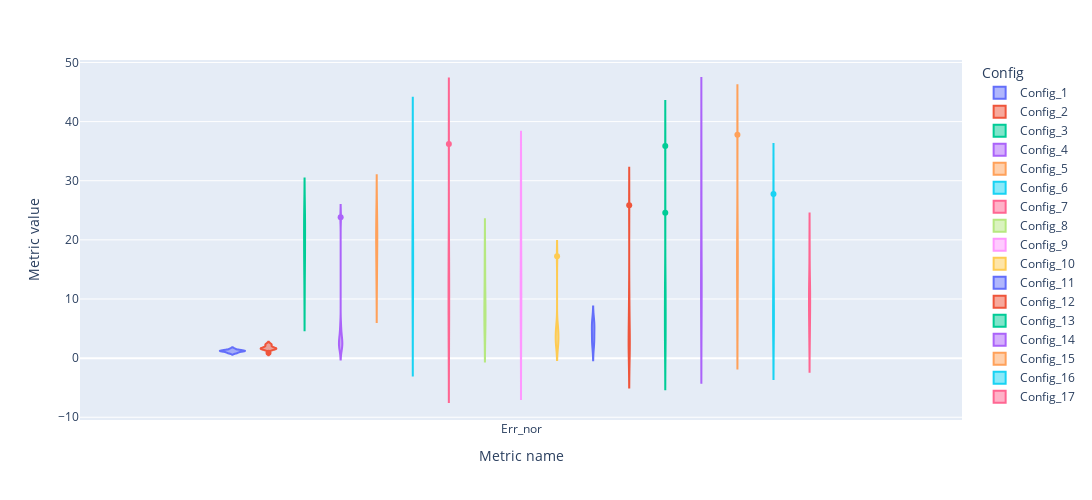

This figure's notebook cell:
### Markdown cell above
### All normal

### Code cell
fig = px.violin(nor, y='Metric value', x='Metric name', color='Config', box=False, height=500, width=1200)
fig.show()

### Figure 1 — Plotly figure (JSON) as saved in the notebook; plotly's stock layout.template omitted (floating-point values rounded to 4 significant figures)
{"data": [{"alignmentgroup": "True", "box": {"visible": false}, "hovertemplate": "Config=Config_1<br>Metric name=%{x}<br>Metric value=%{y}<extra></extra>", "legendgroup": "Config_1", "marker": {"color": "#636efa"}, "name": "Config_1", "offsetgroup": "Config_1", "orientation": "v", "scalegroup": "True", "showlegend": true, "type": "violin", "x": ["Err_nor", "Err_nor", "Err_nor", "Err_nor", "Err_nor", "Err_nor", "Err_nor", "Err_nor", "Err_nor", "Err_nor"], "x0": " ", "xaxis": "x", "y": [1.254, 0.8361, 1.338, 1.087, 0.9197, 1.171, 1.589, 1.254, 1.338, 1.171], "y0": " ", "yaxis": "y"}, {"alignmentgroup": "True", "box": {"visible": false}, "hovertemplate": "Config=Config_2<br>Metric name=%{x}<br>Metric value=%{y}<extra></extra>", "legendgroup": "Config_2", "marker": {"color": "#EF553B"}, "name": "Config_2", "offsetgroup": "Config_2", "orientation": "v", "scalegroup": "True", "showlegend": true, "type": "violin", "x": ["Err_nor", "Err_nor", "Err_nor", "Err_nor", "Err_nor", "Err_nor", "Err_nor", "Err_nor", "Err_nor", "Err_nor"], "x0": " ", "xaxis": "x", "y": [1.672, 0.9197, 2.341, 2.007, 1.589, 1.505, 2.341, 1.672, 1.589, 1.589], "y0": " ", "yaxis": "y"}, {"alignmentgroup": "True", "box": {"visible": false}, "hovertemplate": "Config=Config_3<br>Metric name=%{x}<br>Metric value=%{y}<extra></extra>", "legendgroup": "Config_3", "marker": {"color": "#00cc96"}, "name": "Config_3", "offsetgroup": "Config_3", "orientation": "v", "scalegroup": "True", "showlegend": true, "type": "violin", "x": ["Err_nor", "Err_nor", "Err_nor", "Err_nor", "Err_nor", "Err_nor", "Err_nor", "Err_nor", "Err_nor", "Err_nor"], "x0": " ", "xaxis": "x", "y": [21.57, 16.81, 16.89, 21.57, 14.38, 18.39, 24.92, 10.2, 24.75, 22.32], "y0": " ", "yaxis": "y"}, {"alignmentgroup": "True", "box": {"visible": false}, "hovertemplate": "Config=Config_4<br>Metric name=%{x}<br>Metric value=%{y}<extra></extra>", "legendgroup": "Config_4", "marker": {"color": "#ab63fa"}, "name": "Config_4", "offsetgroup": "Config_4", "orientation": "v", "scalegroup": "True", "showlegend": true, "type": "violin", "x": ["Err_nor", "Err_nor", "Err_nor", "Err_nor", "Err_nor", "Err_nor", "Err_nor", "Err_nor", "Err_nor", "Err_nor"], "x0": " ", "xaxis": "x", "y": [2.258, 3.344, 2.425, 23.83, 1.839, 2.174, 3.177, 4.264, 5.518, 2.007], "y0": " ", "yaxis": "y"}, {"alignmentgroup": "True", "box": {"visible": false}, "hovertemplate": "Config=Config_5<br>Metric name=%{x}<br>Metric value=%{y}<extra></extra>", "legendgroup": "Config_5", "marker": {"color": "#FFA15A"}, "name": "Config_5", "offsetgroup": "Config_5", "orientation": "v", "scalegroup": "True", "showlegend": true, "type": "violin", "x": ["Err_nor", "Err_nor", "Err_nor", "Err_nor", "Err_nor", "Err_nor", "Err_nor", "Err_nor", "Err_nor", "Err_nor"], "x0": " ", "xaxis": "x", "y": [19.82, 15.8, 18.56, 25.33, 14.97, 20.23, 20.74, 11.71, 22.24, 23.75], "y0": " ", "yaxis": "y"}, {"alignmentgroup": "True", "box": {"visible": false}, "hovertemplate": "Config=Config_6<br>Metric name=%{x}<br>Metric value=%{y}<extra></extra>", "legendgroup": "Config_6", "marker": {"color": "#19d3f3"}, "name": "Config_6", "offsetgroup": "Config_6", "orientation": "v", "scalegroup": "True", "showlegend": true, "type": "violin", "x": ["Err_nor", "Err_nor", "Err_nor", "Err_nor", "Err_nor", "Err_nor", "Err_nor", "Err_nor", "Err_nor", "Err_nor"], "x0": " ", "xaxis": "x", "y": [15.05, 34.53, 28.26, 19.23, 22.83, 19.57, 13.21, 6.605, 17.64, 12.37], "y0": " ", "yaxis": "y"}, {"alignmentgroup": "True", "box": {"visible": false}, "hovertemplate": "Config=Config_7<br>Metric name=%{x}<br>Metric value=%{y}<extra></extra>", "legendgroup": "Config_7", "marker": {"color": "#FF6692"}, "name": "Config_7", "offsetgroup": "Config_7", "orientation": "v", "scalegroup": "True", "showlegend": true, "type": "violin", "x": ["Err_nor", "Err_nor", "Err_nor", "Err_nor", "Err_nor", "Err_nor", "Err_nor", "Err_nor", "Err_nor", "Err_nor"], "x0": " ", "xaxis": "x", "y": [12.54, 9.615, 4.264, 3.846, 36.2, 17.98, 15.47, 3.679, 10.79, 14.21], "y0": " ", "yaxis": "y"}, {"alignmentgroup": "True", "box": {"visible": false}, "hovertemplate": "Config=Config_8<br>Metric name=%{x}<br>Metric value=%{y}<extra></extra>", "legendgroup": "Config_8", "marker": {"color": "#B6E880"}, "name": "Config_8", "offsetgroup": "Config_8", "orientation": "v", "scalegroup": "True", "showlegend": true, "type": "violin", "x": ["Err_nor", "Err_nor", "Err_nor", "Err_nor", "Err_nor", "Err_nor", "Err_nor", "Err_nor", "Err_nor", "Err_nor"], "x0": " ", "xaxis": "x", "y": [6.02, 5.853, 17.64, 16.05, 8.528, 6.187, 12.29, 9.95, 8.779, 5.268], "y0": " ", "yaxis": "y"}, {"alignmentgroup": "True", "box": {"visible": false}, "hovertemplate": "Config=Config_9<br>Metric name=%{x}<br>Metric value=%{y}<extra></extra>", "legendgroup": "Config_9", "marker": {"color": "#FF97FF"}, "name": "Config_9", "offsetgroup": "Config_9", "orientation": "v", "scalegroup": "True", "showlegend": true, "type": "violin", "x": ["Err_nor", "Err_nor", "Err_nor", "Err_nor", "Err_nor", "Err_nor", "Err_nor", "Err_nor", "Err_nor", "Err_nor"], "x0": " ", "xaxis": "x", "y": [10.54, 18.23, 28.01, 13.96, 7.86, 6.856, 12.12, 3.344, 15.89, 27.76], "y0": " ", "yaxis": "y"}, {"alignmentgroup": "True", "box": {"visible": false}, "hovertemplate": "Config=Config_10<br>Metric name=%{x}<br>Metric value=%{y}<extra></extra>", "legendgroup": "Config_10", "marker": {"color": "#FECB52"}, "name": "Config_10", "offsetgroup": "Config_10", "orientation": "v", "scalegroup": "True", "showlegend": true, "type": "violin", "x": ["Err_nor", "Err_nor", "Err_nor", "Err_nor", "Err_nor", "Err_nor", "Err_nor", "Err_nor", "Err_nor", "Err_nor"], "x0": " ", "xaxis": "x", "y": [17.22, 2.258, 2.592, 4.013, 2.258, 5.268, 5.184, 4.515, 3.512, 3.177], "y0": " ", "yaxis": "y"}, {"alignmentgroup": "True", "box": {"visible": false}, "hovertemplate": "Config=Config_11<br>Metric name=%{x}<br>Metric value=%{y}<extra></extra>", "legendgroup": "Config_11", "marker": {"color": "#636efa"}, "name": "Config_11", "offsetgroup": "Config_11", "orientation": "v", "scalegroup": "True", "showlegend": true, "type": "violin", "x": ["Err_nor", "Err_nor", "Err_nor", "Err_nor", "Err_nor", "Err_nor", "Err_nor", "Err_nor", "Err_nor", "Err_nor"], "x0": " ", "xaxis": "x", "y": [4.933, 5.602, 6.522, 5.268, 6.271, 1.839, 2.425, 4.013, 2.926, 3.428], "y0": " ", "yaxis": "y"}, {"alignmentgroup": "True", "box": {"visible": false}, "hovertemplate": "Config=Config_12<br>Metric name=%{x}<br>Metric value=%{y}<extra></extra>", "legendgroup": "Config_12", "marker": {"color": "#EF553B"}, "name": "Config_12", "offsetgroup": "Config_12", "orientation": "v", "scalegroup": "True", "showlegend": true, "type": "violin", "x": ["Err_nor", "Err_nor", "Err_nor", "Err_nor", "Err_nor", "Err_nor", "Err_nor", "Err_nor", "Err_nor", "Err_nor"], "x0": " ", "xaxis": "x", "y": [3.177, 9.365, 2.174, 2.759, 25.84, 1.421, 2.341, 1.672, 4.097, 8.612], "y0": " ", "yaxis": "y"}, {"alignmentgroup": "True", "box": {"visible": false}, "hovertemplate": "Config=Config_13<br>Metric name=%{x}<br>Metric value=%{y}<extra></extra>", "legendgroup": "Config_13", "marker": {"color": "#00cc96"}, "name": "Config_13", "offsetgroup": "Config_13", "orientation": "v", "scalegroup": "True", "showlegend": true, "type": "violin", "x": ["Err_nor", "Err_nor", "Err_nor", "Err_nor", "Err_nor", "Err_nor", "Err_nor", "Err_nor", "Err_nor", "Err_nor"], "x0": " ", "xaxis": "x", "y": [2.676, 35.87, 12.54, 24.58, 5.351, 4.849, 11.87, 9.365, 2.341, 8.779], "y0": " ", "yaxis": "y"}, {"alignmentgroup": "True", "box": {"visible": false}, "hovertemplate": "Config=Config_14<br>Metric name=%{x}<br>Metric value=%{y}<extra></extra>", "legendgroup": "Config_14", "marker": {"color": "#ab63fa"}, "name": "Config_14", "offsetgroup": "Config_14", "orientation": "v", "scalegroup": "True", "showlegend": true, "type": "violin", "x": ["Err_nor", "Err_nor", "Err_nor", "Err_nor", "Err_nor", "Err_nor", "Err_nor", "Err_nor", "Err_nor", "Err_nor"], "x0": " ", "xaxis": "x", "y": [11.37, 35.2, 22.16, 9.03, 14.55, 28.93, 12.37, 8.027, 14.88, 9.866], "y0": " ", "yaxis": "y"}, {"alignmentgroup": "True", "box": {"visible": false}, "hovertemplate": "Config=Config_15<br>Metric name=%{x}<br>Metric value=%{y}<extra></extra>", "legendgroup": "Config_15", "marker": {"color": "#FFA15A"}, "name": "Config_15", "offsetgroup": "Config_15", "orientation": "v", "scalegroup": "True", "showlegend": true, "type": "violin", "x": ["Err_nor", "Err_nor", "Err_nor", "Err_nor", "Err_nor", "Err_nor", "Err_nor", "Err_nor", "Err_nor", "Err_nor"], "x0": " ", "xaxis": "x", "y": [6.605, 12.12, 6.94, 23.33, 15.47, 37.79, 20.57, 17.98, 15.72, 16.39], "y0": " ", "yaxis": "y"}, {"alignmentgroup": "True", "box": {"visible": false}, "hovertemplate": "Config=Config_16<br>Metric name=%{x}<br>Metric value=%{y}<extra></extra>", "legendgroup": "Config_16", "marker": {"color": "#19d3f3"}, "name": "Config_16", "offsetgroup": "Config_16", "orientation": "v", "scalegroup": "True", "showlegend": true, "type": "violin", "x": ["Err_nor", "Err_nor", "Err_nor", "Err_nor", "Err_nor", "Err_nor", "Err_nor", "Err_nor", "Err_nor", "Err_nor"], "x0": " ", "xaxis": "x", "y": [5.435, 14.46, 8.612, 4.933, 21.32, 27.76, 14.72, 6.271, 6.187, 8.779], "y0": " ", "yaxis": "y"}, {"alignmentgroup": "True", "box": {"visible": false}, "hovertemplate": "Config=Config_17<br>Metric name=%{x}<br>Metric value=%{y}<extra></extra>", "legendgroup": "Config_17", "marker": {"color": "#FF6692"}, "name": "Config_17", "offsetgroup": "Config_17", "orientation": "v", "scalegroup": "True", "showlegend": true, "type": "violin", "x": ["Err_nor", "Err_nor", "Err_nor", "Err_nor", "Err_nor", "Err_nor", "Err_nor", "Err_nor", "Err_nor", "Err_nor"], "x0": " ", "xaxis": "x", "y": [9.866, 12.71, 11.54, 18.98, 8.278, 3.177, 6.605, 4.849, 12.12, 9.197], "y0": " ", "yaxis": "y"}], "layout": {"height": 500, "legend": {"title": {"text": "Config"}, "tracegroupgap": 0}, "margin": {"t": 60}, "violinmode": "group", "width": 1200, "xaxis": {"anchor": "y", "domain": [0, 1], "title": {"text": "Metric name"}}, "yaxis": {"anchor": "x", "domain": [0, 1], "title": {"text": "Metric value"}}}}
